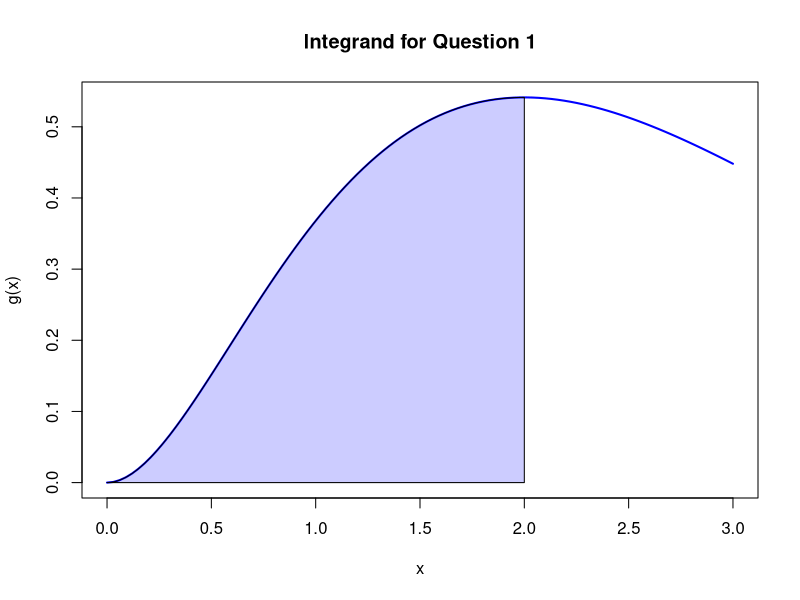
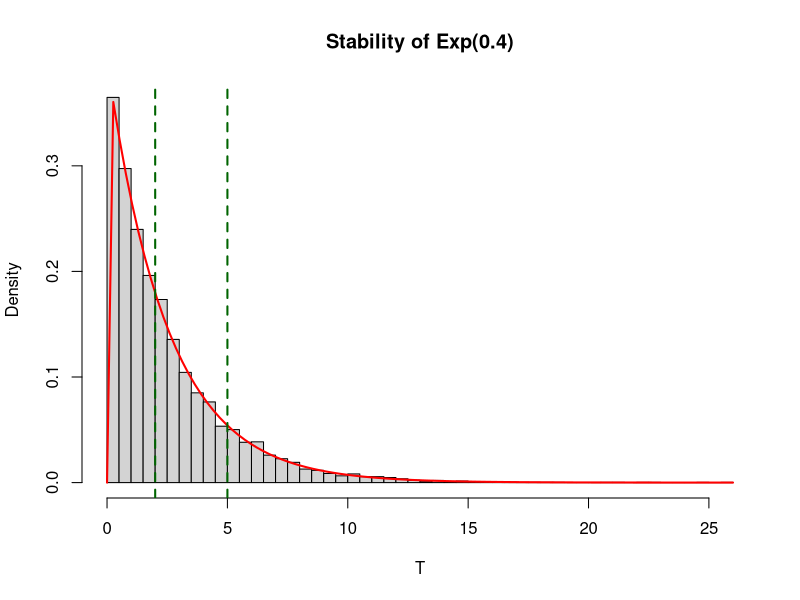
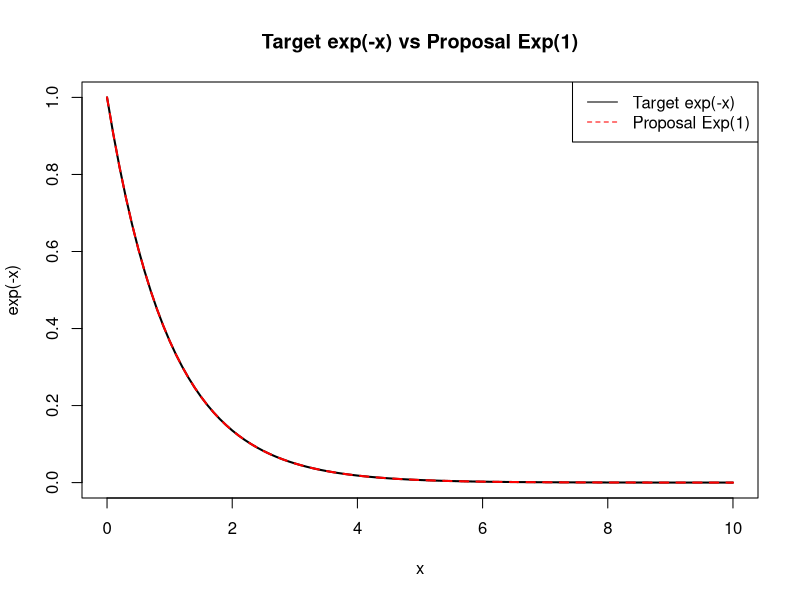

Recreate these plots in R, in order.
## ---- chunk 1
knitr::opts_chunk$set(echo = TRUE)
set.seed(123)
library(ggplot2)
## ---- chunk 2
set.seed(4000)
m = 1000
a = 0; b = 2

gx_fun = function(x) x^2 * exp(-x)

x = runif(m, a, b)
gx = gx_fun(x)

theta_hat = (b - a) * mean(gx)

sigma_hat = (b - a) * sd(gx)
se = sigma_hat / sqrt(m)

z_critical = qnorm(0.975)
lower = theta_hat - z_critical * se
upper = theta_hat + z_critical * se

theta_hat; se; lower; upper
## ---- chunk 3
exact_val = (-(exp(-2)*(2^2 + 2*2 + 2))) - (-(exp(0)*(0^2 + 2*0 + 2)))
exact_val
## ---- chunk 4
curve(gx_fun, from = 0, to = 3, main = "Integrand for Question 1",
      ylab = "g(x)", xlab = "x", lwd = 2, col = "blue")

x_vector <- seq(0, 2, length = 100)
polygon(c(0, x_vector, 2),
        c(0, gx_fun(x_vector), 0),
        col = rgb(0, 0, 1, 0.2))
## ---- chunk 5
set.seed(6000)
lambda = 0.4

sizes = c(1000, 50000, 10000)

theoretical_p = (1 - exp(-lambda * 5)) - (1 - exp(-lambda * 2))

results = sapply(sizes, function(n) {
  u = runif(n)
  t_samples = - (1/lambda) * log(1 - u)
  mean(t_samples > 2 & t_samples < 5)
})

results
theoretical_p
## ---- chunk 6
t_final = - (1/lambda) * log(1 - runif(10000))

hist(t_final, breaks = 50, probability = TRUE,
     main = "Stability of Exp(0.4)", xlab = "T")

curve(dexp(x, rate = lambda), add = TRUE, col = "red", lwd = 2)
abline(v = c(2, 5), col = "darkgreen", lwd = 2, lty = 2)
## ---- chunk 7
set.seed(7000)
m = 10000
M = 10

u_samples = runif(m, 0, M)
theta_naive = M * mean(exp(-u_samples))
theta_naive
## ---- chunk 8
x_exp = rexp(m, 1)
theta_is = mean(rep(1, m))   # weights = 1
theta_is
## ---- chunk 9
var_naive = var(M * exp(-u_samples)) / m
var_is = 0

var_naive; var_is
## ---- chunk 10
curve(exp(-x), from = 0, to = 10, col = "black", lwd = 2,
      main = "Target exp(-x) vs Proposal Exp(1)")
curve(dexp(x, 1), add = TRUE, col = "red", lwd = 2, lty = 2)

legend("topright",
       legend = c("Target exp(-x)", "Proposal Exp(1)"),
       col = c("black", "red"), lty = 1:2)
## ---- chunk 11
set.seed(6500)
m = 10000

samples_naive = rnorm(m, 0, 1)
prob_naive = mean(samples_naive > 4)

prob_naive
## ---- chunk 12
y = rnorm(m, mean = 4, sd = 1)

weights = dnorm(y, 0, 1) / dnorm(y, 4, 1)

prob_is = mean(weights * (y > 4))
prob_is
## ---- chunk 13
theoretical = pnorm(4, lower.tail = FALSE)

var_naive = var(samples_naive > 4) / m
var_is = var(weights * (y > 4)) / m

theoretical; var_naive; var_is
